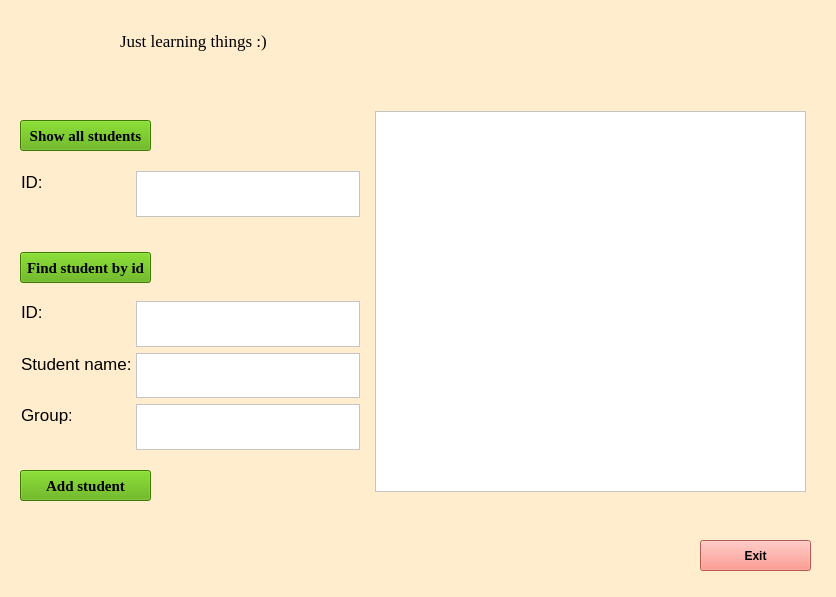
<?xml version="1.0" encoding="UTF-8"?>
<ui version="4.0">
 <class>Form</class>
 <widget class="QWidget" name="Form">
  <property name="geometry">
   <rect>
    <x>0</x>
    <y>0</y>
    <width>836</width>
    <height>597</height>
   </rect>
  </property>
  <property name="windowTitle">
   <string>Students Management</string>
  </property>
  <property name="windowIcon">
   <iconset>
    <normaloff>../../resources/icon.ico</normaloff>../../resources/icon.ico</iconset>
  </property>
  <property name="styleSheet">
   <string notr="true">selection-background-color: rgb(255, 237, 205);
background-color: rgb(255, 237, 205);</string>
  </property>
  <widget class="QPushButton" name="addButton">
   <property name="geometry">
    <rect>
     <x>20</x>
     <y>470</y>
     <width>131</width>
     <height>31</height>
    </rect>
   </property>
   <property name="font">
    <font>
     <family>Times New Roman</family>
     <pointsize>11</pointsize>
     <weight>75</weight>
     <bold>true</bold>
    </font>
   </property>
   <property name="styleSheet">
    <string notr="true">background-color: rgb(85, 170, 0);</string>
   </property>
   <property name="text">
    <string>Add student</string>
   </property>
  </widget>
  <widget class="QPushButton" name="findButton">
   <property name="geometry">
    <rect>
     <x>20</x>
     <y>252</y>
     <width>131</width>
     <height>31</height>
    </rect>
   </property>
   <property name="font">
    <font>
     <family>Times New Roman</family>
     <pointsize>11</pointsize>
     <weight>75</weight>
     <bold>true</bold>
    </font>
   </property>
   <property name="styleSheet">
    <string notr="true">background-color: rgb(85, 170, 0);</string>
   </property>
   <property name="text">
    <string>Find student by id</string>
   </property>
  </widget>
  <widget class="QPushButton" name="showButton">
   <property name="geometry">
    <rect>
     <x>20</x>
     <y>120</y>
     <width>131</width>
     <height>31</height>
    </rect>
   </property>
   <property name="font">
    <font>
     <family>Times New Roman</family>
     <pointsize>11</pointsize>
     <weight>75</weight>
     <bold>true</bold>
    </font>
   </property>
   <property name="styleSheet">
    <string notr="true">background-color: rgb(85, 170, 0);</string>
   </property>
   <property name="text">
    <string>Show all students</string>
   </property>
  </widget>
  <widget class="QPushButton" name="exitButton">
   <property name="geometry">
    <rect>
     <x>700</x>
     <y>540</y>
     <width>111</width>
     <height>31</height>
    </rect>
   </property>
   <property name="font">
    <font>
     <weight>75</weight>
     <bold>true</bold>
    </font>
   </property>
   <property name="styleSheet">
    <string notr="true">background-color: rgb(255, 126, 114);</string>
   </property>
   <property name="text">
    <string>Exit</string>
   </property>
  </widget>
  <widget class="QLabel" name="logo_label">
   <property name="geometry">
    <rect>
     <x>540</x>
     <y>0</y>
     <width>271</width>
     <height>101</height>
    </rect>
   </property>
   <property name="text">
    <string/>
   </property>
   <property name="pixmap">
    <pixmap>../../resources/logo_UBB_ro.png</pixmap>
   </property>
  </widget>
  <widget class="QLabel" name="add_id_label">
   <property name="geometry">
    <rect>
     <x>21</x>
     <y>301</y>
     <width>24</width>
     <height>21</height>
    </rect>
   </property>
   <property name="font">
    <font>
     <pointsize>13</pointsize>
    </font>
   </property>
   <property name="text">
    <string>ID:</string>
   </property>
  </widget>
  <widget class="QLabel" name="name_label">
   <property name="geometry">
    <rect>
     <x>21</x>
     <y>353</y>
     <width>109</width>
     <height>21</height>
    </rect>
   </property>
   <property name="font">
    <font>
     <pointsize>13</pointsize>
    </font>
   </property>
   <property name="text">
    <string>Student name:</string>
   </property>
  </widget>
  <widget class="QLabel" name="group_label">
   <property name="geometry">
    <rect>
     <x>21</x>
     <y>404</y>
     <width>50</width>
     <height>21</height>
    </rect>
   </property>
   <property name="font">
    <font>
     <pointsize>13</pointsize>
    </font>
   </property>
   <property name="text">
    <string>Group:</string>
   </property>
  </widget>
  <widget class="QLabel" name="find_id_label">
   <property name="geometry">
    <rect>
     <x>21</x>
     <y>171</y>
     <width>24</width>
     <height>21</height>
    </rect>
   </property>
   <property name="font">
    <font>
     <pointsize>13</pointsize>
    </font>
   </property>
   <property name="text">
    <string>ID:</string>
   </property>
  </widget>
  <widget class="QTextEdit" name="add_id_textEdit">
   <property name="geometry">
    <rect>
     <x>136</x>
     <y>301</y>
     <width>224</width>
     <height>46</height>
    </rect>
   </property>
   <property name="styleSheet">
    <string notr="true">background-color: rgb(255, 255, 255);</string>
   </property>
  </widget>
  <widget class="QTextEdit" name="name_textEdit">
   <property name="geometry">
    <rect>
     <x>136</x>
     <y>353</y>
     <width>224</width>
     <height>45</height>
    </rect>
   </property>
   <property name="styleSheet">
    <string notr="true">background-color: rgb(255, 255, 255);</string>
   </property>
  </widget>
  <widget class="QTextEdit" name="group_textEdit">
   <property name="geometry">
    <rect>
     <x>136</x>
     <y>404</y>
     <width>224</width>
     <height>46</height>
    </rect>
   </property>
   <property name="styleSheet">
    <string notr="true">background-color: rgb(255, 255, 255);</string>
   </property>
  </widget>
  <widget class="QTextEdit" name="find_id_textEdit">
   <property name="geometry">
    <rect>
     <x>136</x>
     <y>171</y>
     <width>224</width>
     <height>46</height>
    </rect>
   </property>
   <property name="styleSheet">
    <string notr="true">background-color: rgb(255, 255, 255);</string>
   </property>
  </widget>
  <widget class="QLabel" name="msg_label">
   <property name="geometry">
    <rect>
     <x>120</x>
     <y>30</y>
     <width>151</width>
     <height>21</height>
    </rect>
   </property>
   <property name="font">
    <font>
     <family>Times New Roman</family>
     <pointsize>13</pointsize>
    </font>
   </property>
   <property name="text">
    <string>Just learning things :)</string>
   </property>
  </widget>
  <widget class="QLabel" name="label">
   <property name="geometry">
    <rect>
     <x>0</x>
     <y>0</y>
     <width>111</width>
     <height>81</height>
    </rect>
   </property>
   <property name="text">
    <string/>
   </property>
   <property name="pixmap">
    <pixmap>../../resources/feather-pen-L7zQ7S-clipart.ico</pixmap>
   </property>
   <property name="scaledContents">
    <bool>true</bool>
   </property>
   <property name="wordWrap">
    <bool>false</bool>
   </property>
  </widget>
  <widget class="QListWidget" name="students_listWidget">
   <property name="geometry">
    <rect>
     <x>375</x>
     <y>111</y>
     <width>431</width>
     <height>381</height>
    </rect>
   </property>
   <property name="styleSheet">
    <string notr="true">background-color: rgb(255, 255, 255);</string>
   </property>
  </widget>
  <zorder>addButton</zorder>
  <zorder>findButton</zorder>
  <zorder>showButton</zorder>
  <zorder>exitButton</zorder>
  <zorder>logo_label</zorder>
  <zorder>add_id_label</zorder>
  <zorder>name_label</zorder>
  <zorder>group_label</zorder>
  <zorder>find_id_label</zorder>
  <zorder>find_id_textEdit</zorder>
  <zorder>add_id_textEdit</zorder>
  <zorder>name_textEdit</zorder>
  <zorder>group_textEdit</zorder>
  <zorder>msg_label</zorder>
  <zorder>label</zorder>
  <zorder>students_listWidget</zorder>
 </widget>
 <resources/>
 <connections/>
</ui>
